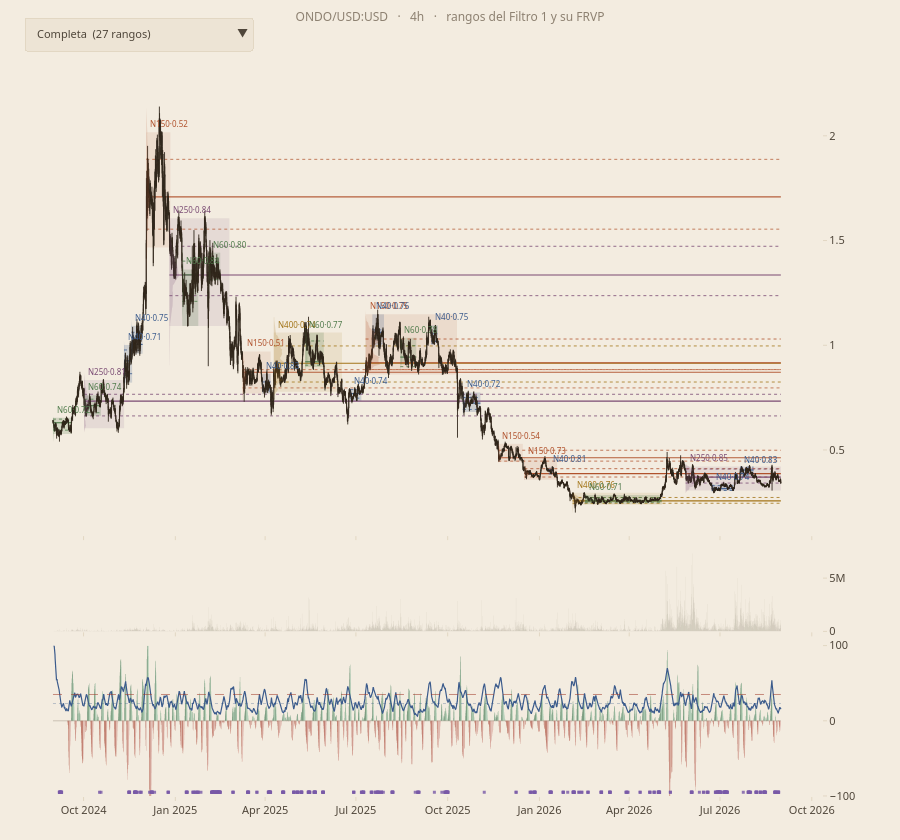
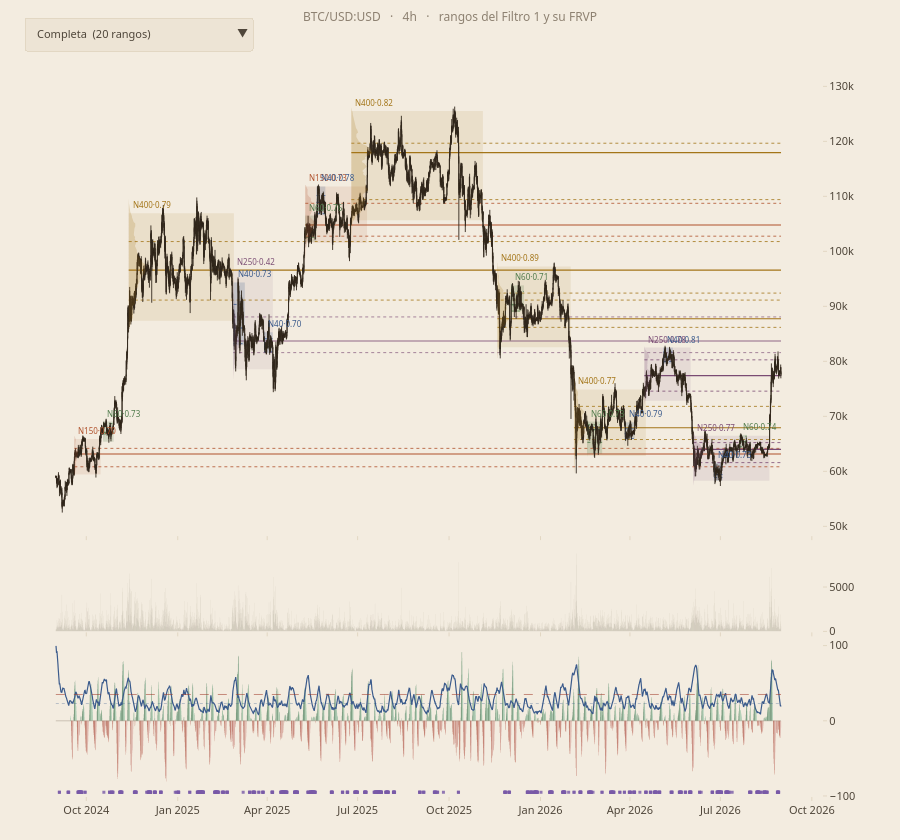

The notebook cell these images were saved under, in order:
### Markdown cell above
## Gráficos y exportación

Cada figura se guarda además como HTML autocontenido en `notebooks/`.
`include_plotlyjs=True` incrusta la librería en el propio fichero:
pesa unos MB, pero se abre en el navegador sin Jupyter, sin conexión y
sin depender de un CDN.

### Code cell
def nombre_fichero(symbol):
    """Deriva un nombre de fichero seguro del símbolo unificado de CCXT.

    Parameters
    ----------
    symbol : str
        Símbolo unificado de CCXT (p. ej. "ONDO/USD:USD").

    Returns
    -------
    str
        Nombre en minúsculas, p. ej. "rangos_ondo.html".
    """
    return f"rangos_{symbol.split('/')[0].lower()}.html"


for symbol in SIMBOLOS:
    fig, sel, capas = construir_figura(symbol)

    print(f"\n{'=' * 78}")
    print(f"{symbol}")
    print("=" * 78)
    print("\nVistas del menú:")
    for nombre, capa in capas.items():
        print(f"  {nombre:>22}: {capa['cuenta']}")

    v = sel.assign(dias=(sel["fin"] - sel["inicio"]).dt.days)
    print()
    print(v.groupby("tipo").agg(
        n=("inicio", "size"),
        dias_mediana=("dias", "median"),
        calidad_mediana=("calidad", "median"),
    ).round(2).to_string())

    principales = v[v["tipo"] == "principal"].sort_values("inicio")
    if not principales.empty:
        print("\nRANGOS PRINCIPALES (los más operables):")
        print(principales[[
            "inicio", "fin", "dias", "suelo", "techo", "calidad", "ventana",
        ]].to_string(index=False))

    # Resumen de las operaciones dibujadas, para poder contrastar el
    # gráfico con el informe de `experiments/exp_toques_frvp.py`.
    trades = cargar_trades(symbol)
    if trades is not None and not trades.empty:
        print("\nOPERACIONES DEL EXPERIMENTO (toques del FRVP):")
        print(trades.groupby(["nivel", "direccion"]).agg(
            ops=("pnl_r", "size"),
            acierto=("pnl_pct", lambda s: (s > 0).mean()),
            r_medio=("pnl_r", "mean"),
        ).round(3).to_string())

    ruta_html = PROJECT_ROOT / "notebooks" / nombre_fichero(symbol)
    try:
        fig.write_html(ruta_html, include_plotlyjs=True, full_html=True)
    except OSError:
        print(f"No se pudo escribir el HTML en {ruta_html}")
        raise
    print(f"\nHTML: {ruta_html.name} "
          f"({ruta_html.stat().st_size / 1024 / 1024:.1f} MB)")

    fig.show()
